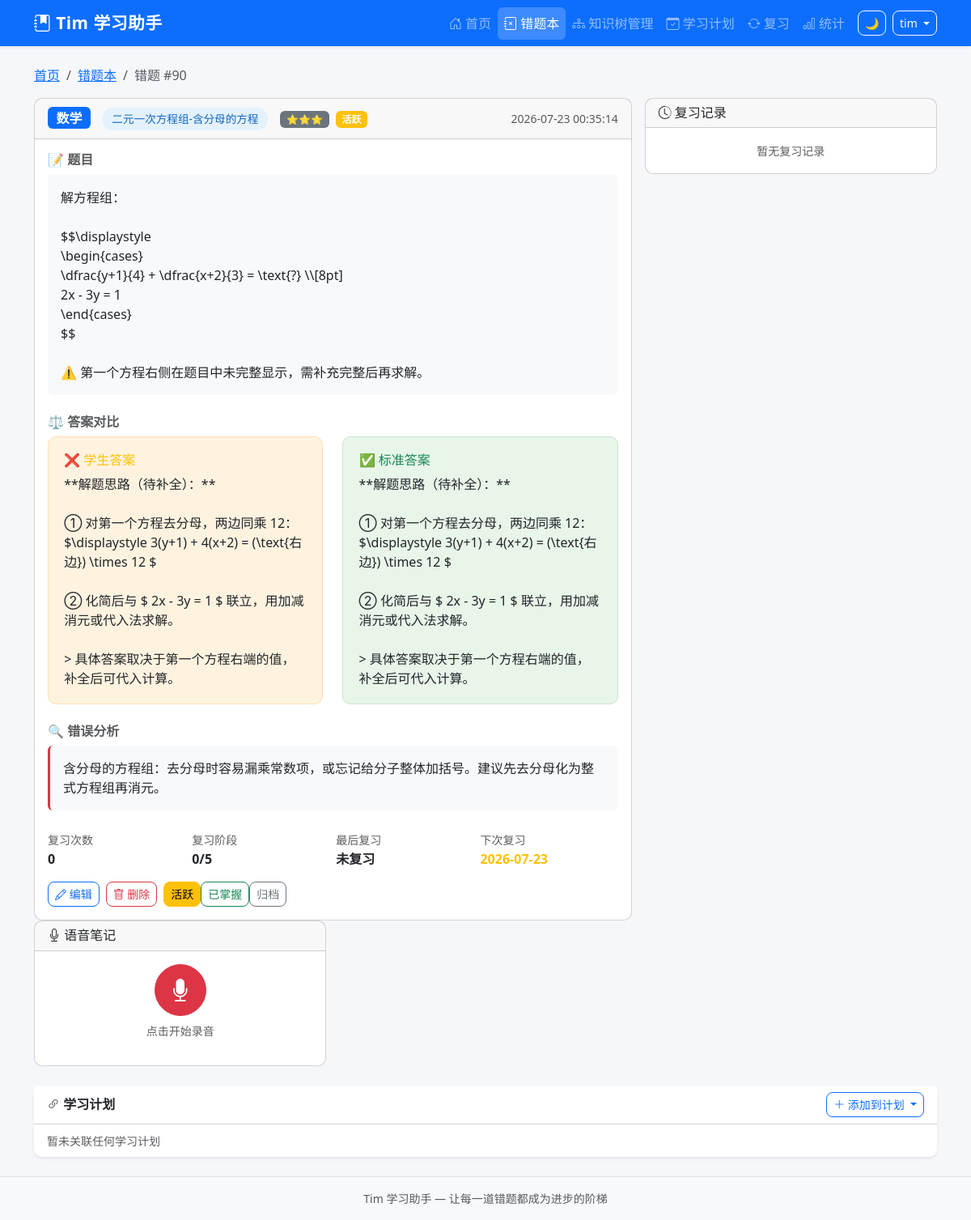
Page /questions/90 (signed in) on the earlier database version.
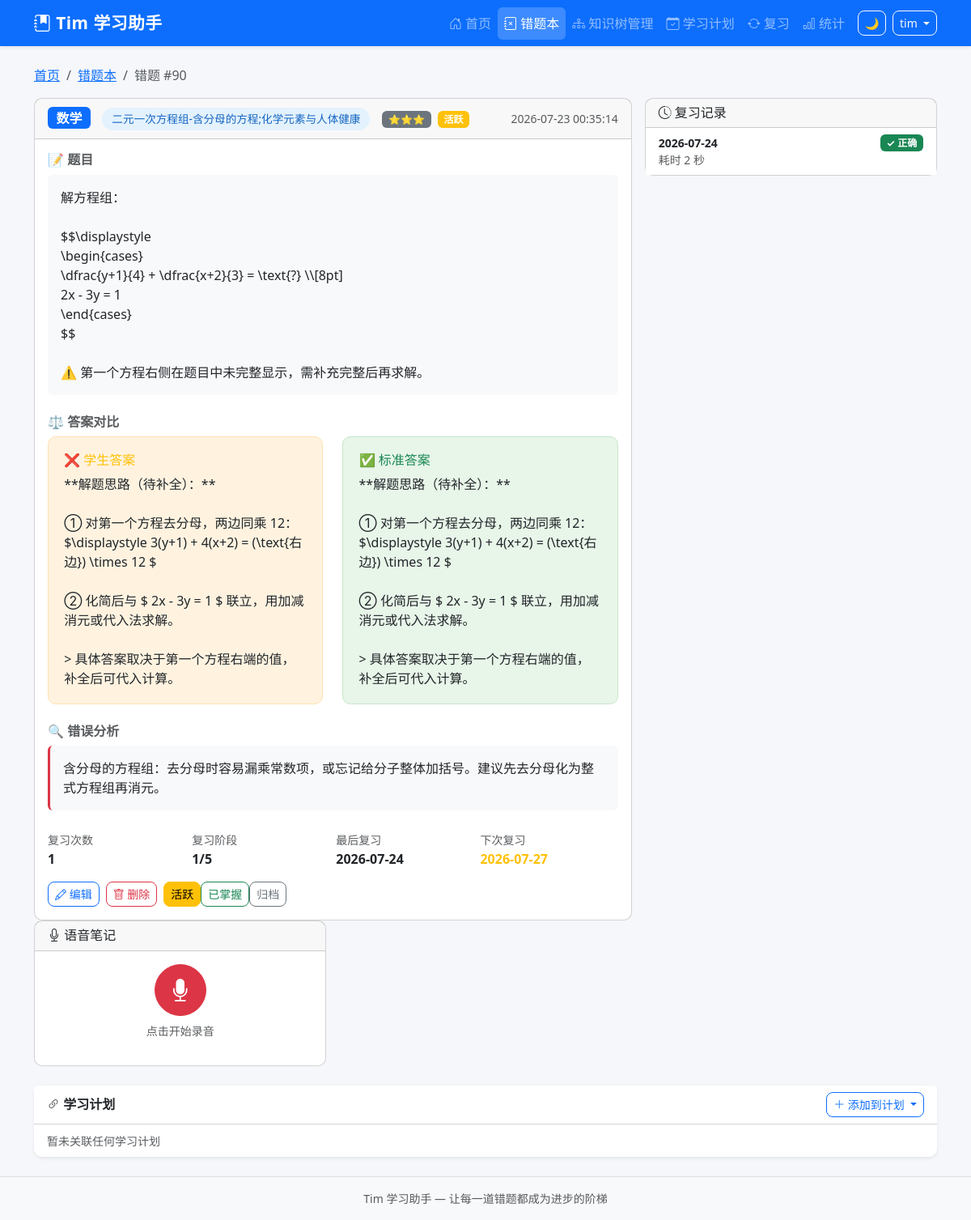
Same page on the later database version.
### tables this page shows
CREATE TABLE mistake_records (
            id INTEGER PRIMARY KEY AUTOINCREMENT,
            uuid TEXT NOT NULL,
            sys_platform TEXT NOT NULL DEFAULT 'web',
            bstudio_create_time TIMESTAMP DEFAULT CURRENT_TIMESTAMP,
            xueke TEXT NOT NULL,
            timu TEXT NOT NULL,
            xueshengdaan TEXT DEFAULT '',
            zhengquedaan TEXT DEFAULT '',
            cuowufenxi TEXT DEFAULT '',
            zhishidian TEXT DEFAULT '',
            difficulty INTEGER DEFAULT 1,
            review_count INTEGER DEFAULT 0,
            last_review_at TIMESTAMP,
            next_review_at TIMESTAMP,
            review_stage INTEGER DEFAULT 0,
            review_algorithm TEXT DEFAULT 'sm2',
            status TEXT DEFAULT 'active',
            updated_at TIMESTAMP DEFAULT CURRENT_TIMESTAMP
        , voice_data TEXT DEFAULT '');

CREATE TABLE review_logs (
            id INTEGER PRIMARY KEY AUTOINCREMENT,
            mistake_id INTEGER NOT NULL,
            uuid TEXT NOT NULL,
            review_date DATE NOT NULL,
            result TEXT NOT NULL,
            time_spent INTEGER DEFAULT 0,
            notes TEXT DEFAULT '',
            created_at TIMESTAMP DEFAULT CURRENT_TIMESTAMP,
            FOREIGN KEY (mistake_id) REFERENCES mistake_records(id) ON DELETE CASCADE
        );

### app.py (the view)
@app.route('/questions/<int:question_id>',)
@login_required
def question_detail(question_id):
    question = query_db(
        'SELECT * FROM mistake_records WHERE id = ? AND 1=1',
        (question_id,), one=True
    )
    if not question:
        flash('错题不存在', 'danger')
        return redirect(url_for('question_list',))
    question = dict(question)
    for field in ('timu', 'zhengquedaan', 'xueshengdaan', 'cuowufenxi'):
        if question.get(field):
            question[field] = question[field].replace('\\$', '$')
    images = query_db(
        'SELECT * FROM mistake_images WHERE mistake_id = ? ORDER BY id',
        (question_id,)
    )
    reviews = query_db(
        '''SELECT * FROM review_logs
           WHERE mistake_id = ? AND 1=1
           ORDER BY created_at DESC LIMIT 10''',
        (question_id,)
    )
    similar = []
    kp = question['zhishidian'] or ''
    if kp:
        similar = query_db(
            'SELECT id, timu, xueke FROM mistake_records WHERE zhishidian=? AND id!=? ORDER BY id DESC LIMIT 5',
            (kp, question_id)
        )
    similar = rows_to_dicts(similar)
    for s in similar:
        s['timu_plain'] = strip_latex(s['timu'])
    linked_plans = query_db(
        '''SELECT sp.* FROM study_plans sp
           JOIN plan_mistakes pm ON sp.id = pm.plan_id
           WHERE pm.mistake_id = ? AND sp.status NOT IN ('deleted','cancelled')
           ORDER BY sp.priority DESC''',
        (question_id,)
    )
    all_plans = query_db(
        "SELECT id, title FROM study_plans WHERE status NOT IN ('deleted','cancelled') ORDER BY title",
        ()
    )
    resp = make_response(render_template('question_detail.html',
        question=question,
        images=images,
        reviews=reviews,
        similar=similar,
        linked_plans=linked_plans,
        all_plans=all_plans))
    return set_uuid_cookie(resp, g.user_uuid)

### templates/question_detail.html (shortened to what this page needs)
{% extends "base.html" %}
{% block content %}
<nav aria-label="breadcrumb" class="mb-3">
    <ol class="breadcrumb">
        <li class="breadcrumb-item"><a href="{{ url_for('index') }}">首页</a></li>
        <li class="breadcrumb-item"><a href="{{ url_for('question_list') }}">错题本</a></li>
        <li class="breadcrumb-item active">错题 #{{ question['id'] }}</li>
    </ol>
</nav>
<div class="row g-3">
    <div class="col-lg-8">
        <div class="card">
            <div class="card-header d-flex justify-content-between align-items-center">
                <div>
                    <span class="badge bg-primary fs-6 me-2">{{ question['xueke'] }}</span>
                    {% if question['zhishidian'] %}
                    <span class="knowledge-badge">{{ question['zhishidian'] }}</span>
                    {% endif %}
                    <span class="badge bg-secondary ms-2">
                        {{ '⭐' * question['difficulty'] }}
                    </span>
                    <span class="badge bg-{{ 'success' if question['status'] == 'mastered' else 'warning' if question['status'] == 'active' else 'secondary' }} ms-1">
                        {{ {'active': '活跃', 'archived': '已归档', 'mastered': '已掌握'}[question['status']] }}
                    </span>
                </div>
                <small class="text-muted">{{ question['bstudio_create_time'] }}</small>
            </div>
            <div class="card-body">
                <h6 class="fw-bold text-muted mb-2">📝 题目</h6>
                <div class="p-3 bg-light rounded mb-4 latex-content" style="white-space: pre-wrap;">{{ question['timu'] }}</div>
                <h6 class="fw-bold text-muted mb-2">⚖️ 答案对比</h6>
                <div class="answer-compare mb-4">
                    <div class="answer-box student">
                        <h6 class="text-warning mb-2">❌ 学生答案</h6>
                        <div style="white-space: pre-wrap;">{{ (question['xueshengdaan'] or '(未填写)') }}</div>
                    </div>
                    <div class="answer-box correct">
                        <h6 class="text-success mb-2">✅ 标准答案</h6>
                        <div style="white-space: pre-wrap;">{{ (question['zhengquedaan'] or '(未填写)') }}</div>
                    </div>
                </div>
                {% if question['cuowufenxi'] %}
                <h6 class="fw-bold text-muted mb-2">🔍 错误分析</h6>
                <div class="p-3 border-start border-danger border-3 bg-light rounded mb-4 latex-content" style="white-space: pre-wrap;">{{ question['cuowufenxi'] }}</div>
                {% endif %}
                <div class="row g-2 mb-3">
                    <div class="col-md-3">
                        <small class="text-muted">复习次数</small>
                        <div class="fw-bold">{{ question['review_count'] }}</div>
                    </div>
                    <div class="col-md-3">
                        <small class="text-muted">复习阶段</small>
                        <div class="fw-bold">{{ question['review_stage'] }}/5</div>
                    </div>
                    <div class="col-md-3">
                        <small class="text-muted">最后复习</small>
                        <div class="fw-bold">{{ question['last_review_at'][:10] if question['last_review_at'] else '未复习' }}</div>
                    </div>
                    <div class="col-md-3">
                        <small class="text-muted">下次复习</small>
                        <div class="fw-bold text-{{ 'warning' if question['next_review_at'] else 'muted' }}">
                            {{ question['next_review_at'][:10] if question['next_review_at'] else '待定' }}
                        </div>
                    </div>
                </div>
                <div class="d-flex flex-wrap gap-2">
                    <a href="{{ url_for('edit_question', question_id=question['id']) }}" class="btn btn-outline-primary btn-sm">
                        <i class="bi bi-pencil"></i> 编辑
                    </a>
                    <form method="POST" action="{{ url_for('delete_question', question_id=question['id']) }}" class="d-inline">
                        <button type="submit" class="btn btn-outline-danger btn-sm" data-confirm="确定要删除这道错题吗？删除后可到回收站恢复。">
                            <i class="bi bi-trash"></i> 删除
                        </button>
                    </form>
                    <div class="btn-group">
                        <form method="POST" action="{{ url_for('toggle_status', question_id=question['id']) }}" class="d-inline">
                            <button type="submit" class="btn btn-outline-warning btn-sm {% if question['status'] == 'active' %}active{% endif %}">活跃</button>
                        </form>
                        <form method="POST" action="{{ url_for('toggle_status', question_id=question['id']) }}" class="d-inline">
                            <button type="submit" class="btn btn-outline-success btn-sm {% if question['status'] == 'mastered' %}active{% endif %}">已掌握</button>
                        </form>
                        <form method="POST" action="{{ url_for('toggle_status', question_id=question['id']) }}" class="d-inline">
                            <button type="submit" class="btn btn-outline-secondary btn-sm {% if question['status'] == 'archived' %}active{% endif %}">归档</button>
                        </form>
                    </div>
                </div>
            </div>
        </div>
    </div>
    <div class="col-lg-4">
        <div class="card">
            <div class="card-header">
                <h6 class="mb-0"><i class="bi bi-clock-history"></i> 复习记录</h6>
            </div>
            <div class="card-body p-0">
                {% if reviews %}
                <div class="list-group list-group-flush">
                    {% for r in reviews %}
                    <div class="list-group-item">
                        <div class="d-flex justify-content-between">
                            <small class="fw-bold">{{ r['review_date'] }}</small>
                            <span class="badge bg-{{ 'success' if r['result'] == 'correct' else 'danger' if r['result'] == 'incorrect' else 'warning' }}">
                                {{ {'correct': '✓ 正确', 'incorrect': '✗ 错误', 'partial': '△ 部分'}[r['result']] }}
                            </span>
                        </div>
                        {% if r['time_spent'] %}
                        <small class="text-muted d-block">耗时 {{ r['time_spent'] }} 秒</small>
                        {% endif %}
                    </div>
                    {% endfor %}
                </div>
                {% else %}
                <div class="text-center py-3 text-muted">
                    <small>暂无复习记录</small>
                </div>
                {% endif %}
            </div>
        </div>
    </div>
    <div class="col-lg-4 mt-3 mt-lg-0">
        <div class="card">
            <div class="card-header">
                <h6 class="mb-0"><i class="bi bi-mic"></i> 语音笔记</h6>
            </div>
            <div class="card-body text-center">
                <div id="voice-recorder" {% if question['voice_data'] %}style="display:none"{% endif %}>
                    <button id="record-btn" class="btn btn-danger btn-lg rounded-circle" onclick="toggleRecord()"
                            style="width:64px;height:64px;" title="点击录音">
                        <i class="bi bi-mic-fill fs-3"></i>
                    </button>
                    <p class="text-muted small mt-2" id="record-status">点击开始录音</p>
                </div>
            </div>
        </div>
    </div>
</div>
{% if linked_plans %}
<div class="row mt-4">
    <div class="col-12">
        <div class="card border-0 shadow-sm">
            <div class="card-header bg-white fw-bold d-flex justify-content-between align-items-center">
                <span><i class="bi bi-link-45deg text-success"></i> 所属学习计划</span>
                <div class="dropdown">
                    <button class="btn btn-outline-primary btn-sm dropdown-toggle" data-bs-toggle="dropdown">
                        <i class="bi bi-plus-lg"></i> 添加到计划
                    </button>
                    <ul class="dropdown-menu dropdown-menu-end">
                        {% for ap in all_plans %}
                        <li><a class="dropdown-item plan-add-link" href="#" data-plan-id="{{ ap['id'] }}">{{ ap['title'] }}</a></li>
                        {% endfor %}
                        {% if not all_plans %}
                        <li><span class="dropdown-item text-muted">暂无活跃计划</span></li>
                        {% endif %}
                    </ul>
                </div>
            </div>
            <div class="card-body py-2">
                <div class="d-flex flex-wrap gap-1">
                    {% for lp in linked_plans %}
                    <a href="{{ url_for('plan_mistakes', plan_id=lp['id']) }}" class="badge bg-success text-decoration-none">
                        {{ lp['title'] }}
                    </a>
                    {% endfor %}
                </div>
            </div>
        </div>
    </div>
</div>
{% else %}
<div class="row mt-4">
    <div class="col-12">
        <div class="card border-0 shadow-sm">
            <div class="card-header bg-white fw-bold d-flex justify-content-between align-items-center">
                <span><i class="bi bi-link-45deg text-muted"></i> 学习计划</span>
                {% if all_plans %}
                <div class="dropdown">
                    <button class="btn btn-outline-primary btn-sm dropdown-toggle" data-bs-toggle="dropdown">
                        <i class="bi bi-plus-lg"></i> 添加到计划
                    </button>
                </div>
                {% endif %}
            </div>
            <div class="card-body py-2">
                <span class="text-muted small">暂未关联任何学习计划</span>
            </div>
        </div>
    </div>
</div>
{% endif %}
{% endblock %}

### templates/base.html (shortened to what this page needs)
<!DOCTYPE html>
<html lang="zh-CN">
<head>
    <link href="https://cdn.jsdelivr.net/npm/bootstrap@5.3.2/dist/css/bootstrap.min.css" rel="stylesheet">
    <link href="https://cdn.jsdelivr.net/npm/bootstrap-icons@1.11.3/font/bootstrap-icons.css" rel="stylesheet">
    <link href="{{ url_for('static', filename='css/style.css') }}" rel="stylesheet">
    <link rel="stylesheet" href="https://cdn.jsdelivr.net/npm/katex@0.16.9/dist/katex.min.css">
</head>
<body>
    <nav class="navbar navbar-expand-lg navbar-dark bg-primary shadow-sm">
        <div class="container">
            <a class="navbar-brand fw-bold" href="{{ url_for('index') }}">
                <i class="bi bi-journal-bookmark-fill"></i> Tim 学习助手
            </a>
            <div class="collapse navbar-collapse" id="navbarNav">
                <ul class="navbar-nav ms-auto">
                    <li class="nav-item">
                        <a class="nav-link {% if request.path == '/' %}active{% endif %}" href="{{ url_for('index') }}">
                            <i class="bi bi-house-door"></i> 首页
                        </a>
                    </li>
                    <li class="nav-item">
                        <a class="nav-link {% if request.path.startswith('/questions') %}active{% endif %}" href="{{ url_for('question_list') }}">
                            <i class="bi bi-journal-x"></i> 错题本
                        </a>
                    </li>
                    <li class="nav-item">
                        <a class="nav-link {% if request.path == '/knowledge-tree' %}active{% endif %}" href="{{ url_for('knowledge_tree') }}">
                            <i class="bi bi-diagram-3"></i> 知识树管理
                        </a>
                    </li>
                    <li class="nav-item">
                        <a class="nav-link {% if request.path.startswith('/study-plans') %}active{% endif %}" href="{{ url_for('study_plans') }}">
                            <i class="bi bi-calendar-check"></i> 学习计划
                        </a>
                    </li>
                    <li class="nav-item">
                        <a class="nav-link {% if request.path.startswith('/review') %}active{% endif %}" href="{{ url_for('review_plan') }}">
                            <i class="bi bi-arrow-repeat"></i> 复习
                        </a>
                    </li>
                    <li class="nav-item">
                        <a class="nav-link {% if request.path == '/statistics' %}active{% endif %}" href="{{ url_for('statistics') }}">
                            <i class="bi bi-bar-chart"></i> 统计
                        </a>
                    </li>
                </ul>
                <button id="dark-toggle" class="btn btn-outline-light btn-sm ms-2" title="切换暗色模式" onclick="toggleDark()">🌙</button>
                {% if session.username %}
                <div class="dropdown ms-2">
                    <button class="btn btn-outline-light btn-sm dropdown-toggle" data-bs-toggle="dropdown">
                        {{ session.username }}
                    </button>
                </div>
                {% endif %}
            </div>
        </div>
    </nav>
    <main class="container py-4">
        {% block content %}{% endblock %}
    </main>
    <footer class="bg-light py-3 mt-auto border-top">
        <div class="container text-center text-muted small">
            Tim 学习助手 &mdash; 让每一道错题都成为进步的阶梯
        </div>
    </footer>
</body>
</html>

Differences in the rows shown:
changed mistake_records "数学": zhishidian "二元一次方程组-含分母的方程" → "二元一次方程组-含分母的方程;化学元素与人体健康"; review_count "0" → "1"; review_stage "0" → "1"; last_review_at (not shown) → "2026-07-24"; next_review_at "2026-07-23" → "2026-07-27"
added review_logs: review_date "2026-07-24", result "✓ 正确", time_spent "2"
Other differences:
text no longer shown: "未复习 暂无复习记录"
